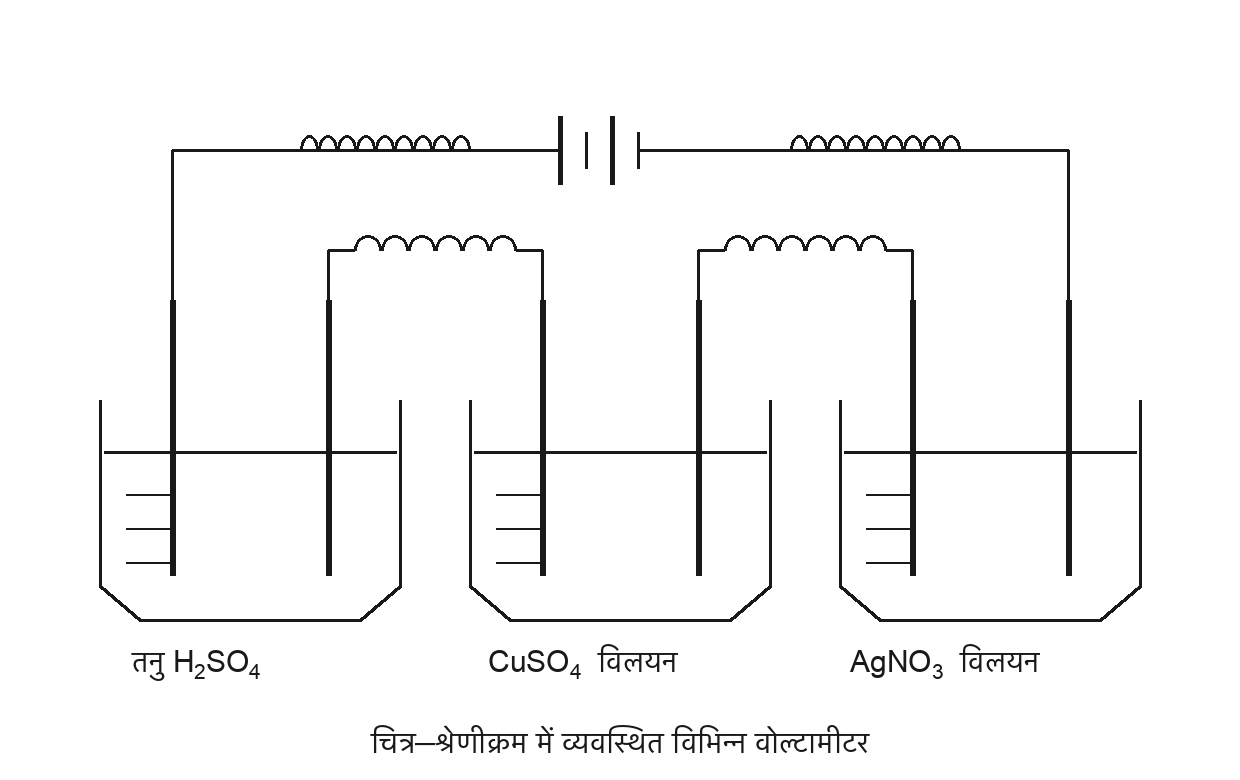

Generate this figure with Python:
"""Redraw the textbook's series-voltameter figure as a clean line drawing."""
from PIL import Image, ImageDraw, ImageFont
import math

DEV = "/System/Library/Fonts/Supplemental/Kohinoor.ttc"
LAT = "/System/Library/Fonts/Supplemental/Arial.ttf"
W, H = 1240, 780
img = Image.new("RGB", (W, H), "white")
d = ImageDraw.Draw(img)
INK = (25, 25, 25)

def dev(s): return ImageFont.truetype(DEV, s)
def lat(s): return ImageFont.truetype(LAT, s)
def txt(x, y, t, f, a="mm"): d.text((x, y), t, font=f, fill=INK, anchor=a)

def sub(x, y, main, s, size=30):
    """H_2SO_4 style: normal glyph then a small lowered digit. Returns end x."""
    f, fs = lat(size), lat(int(size * 0.7))
    d.text((x, y), main, font=f, fill=INK, anchor="ls")
    x += d.textlength(main, font=f)
    if s:
        d.text((x, y + size * 0.22), s, font=fs, fill=INK, anchor="ls")
        x += d.textlength(s, font=fs)
    return x

def coil(x0, x1, y, n=9, r=15):
    """A spring/coil symbol drawn along a horizontal wire."""
    step = (x1 - x0) / n
    for i in range(n):
        cx = x0 + step * i
        d.arc([cx, y - r, cx + step, y + r], 180, 360, fill=INK, width=3)
    d.line([x0, y, x0 - 1, y], fill=INK, width=3)

# ---- the three voltameters ------------------------------------------------
CX = (250, 620, 990)
VW, VTOP, VBOT = 300, 400, 620
LIQ = 452

for cx in CX:
    l, r = cx - VW // 2, cx + VW // 2
    # vessel: straight sides, a slightly tapered foot, as in the book
    d.line([l, VTOP, l, VBOT - 34], fill=INK, width=3)
    d.line([r, VTOP, r, VBOT - 34], fill=INK, width=3)
    d.line([l, VBOT - 34, l + 40, VBOT], fill=INK, width=3)
    d.line([r, VBOT - 34, r - 40, VBOT], fill=INK, width=3)
    d.line([l + 40, VBOT, r - 40, VBOT], fill=INK, width=3)
    # liquid surface + a few level ticks
    d.line([l + 4, LIQ, r - 4, LIQ], fill=INK, width=3)
    for k in range(3):
        yy = LIQ + 42 + k * 34
        d.line([l + 26, yy, l + 74, yy], fill=INK, width=2)

# ---- electrodes ------------------------------------------------------------
ETOP, EBOT = 300, 575
EX = []
for cx in CX:
    a, b = cx - 78, cx + 78
    EX.append((a, b))
    for x in (a, b):
        d.line([x, ETOP, x, EBOT], fill=INK, width=6)

# ---- series wiring ---------------------------------------------------------
BUS = 150            # the top return wire
MID = 250            # the wire linking one cell to the next

# cell 1 left electrode -> up to the bus; bus -> cell 3 right electrode
d.line([EX[0][0], ETOP, EX[0][0], BUS], fill=INK, width=3)
d.line([EX[2][1], ETOP, EX[2][1], BUS], fill=INK, width=3)
d.line([EX[0][0], BUS, 500, BUS], fill=INK, width=3)
d.line([740, BUS, EX[2][1], BUS], fill=INK, width=3)

# battery, centred in the bus
for i, (dx, h) in enumerate(((0, 34), (26, 18), (52, 34), (78, 18))):
    d.line([560 + dx, BUS - h, 560 + dx, BUS + h], fill=INK,
           width=5 if h == 34 else 3)
d.line([500, BUS, 560, BUS], fill=INK, width=3)
d.line([638, BUS, 740, BUS], fill=INK, width=3)

# coils on the bus, either side of the battery
coil(300, 470, BUS)
coil(790, 960, BUS)

# cell 1 right -> cell 2 left, and cell 2 right -> cell 3 left
for (ax, bx) in ((EX[0][1], EX[1][0]), (EX[1][1], EX[2][0])):
    d.line([ax, ETOP, ax, MID], fill=INK, width=3)
    d.line([bx, ETOP, bx, MID], fill=INK, width=3)
    d.line([ax, MID, ax + 26, MID], fill=INK, width=3)
    d.line([bx - 26, MID, bx, MID], fill=INK, width=3)
    coil(ax + 26, bx - 26, MID, n=6)

# ---- labels ----------------------------------------------------------------
y = 672
x = sub(CX[0] - 108, y, "", "", 30)
d.text((CX[0] - 118, y), "तनु ", font=dev(30), fill=INK, anchor="ls")
x = CX[0] - 118 + d.textlength("तनु ", font=dev(30))
x = sub(x, y, "H", "2"); x = sub(x, y, "SO", "4")

x = sub(CX[1] - 132, y, "CuSO", "4")
d.text((x + 8, y), " विलयन", font=dev(30), fill=INK, anchor="ls")

x = sub(CX[2] - 140, y, "AgNO", "3")
d.text((x + 8, y), " विलयन", font=dev(30), fill=INK, anchor="ls")

txt(W // 2, 742, "चित्र—श्रेणीक्रम में व्यवस्थित विभिन्न वोल्टामीटर", dev(30), "mm")

img.save("EndScreenshot/content/diagrams/faraday_voltameters.png")
print("ok")
